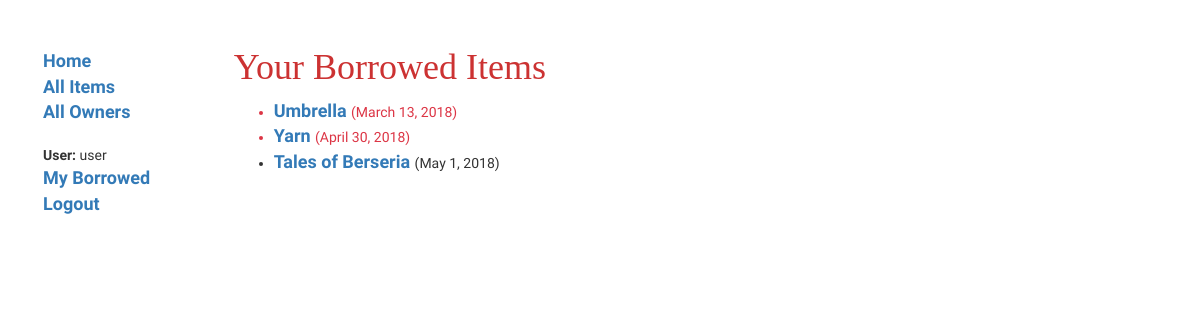
Page /catalog/myitems/ (signed in) on the earlier database version.
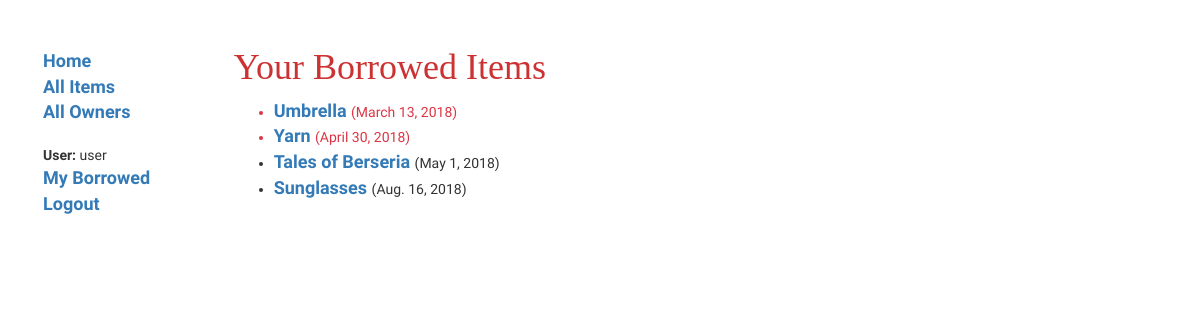
Same page on the later database version.
### catalog/models.py (models this page shows, shortened)
class ItemInstance(models.Model):
	id = models.UUIDField(primary_key=True, default=uuid.uuid4)
	item = models.ForeignKey('Item', on_delete=models.SET_NULL, null=True)
	due_back = models.DateField(null=True, blank=True)
	loan_status = (('o', 'On loan'),('a', 'Available'),('r', 'Reserved'))
	status = models.CharField(max_length=1, choices=loan_status, blank=True, default='a')
	borrower = models.ForeignKey(User, on_delete=models.SET_NULL, null=True, blank=True)
	class Meta:
		ordering = ["due_back"]
		permissions = (("can_mark_returned", "Set item as returned"),)
	@property #gets property
	def is_overdue(self):
		if self.due_back and date.today() > self.due_back:
			return True
		return False

class Item(models.Model):
	name = models.CharField(max_length=100)
	owner = models.ForeignKey('Owner', on_delete=models.SET_NULL, null=True) #1 item = 1 owner, 1 owner = many items
	summary = models.TextField(max_length=1000, help_text='Input description of the item')
	category = models.ManyToManyField(Category)
	def get_category(self):
		return ', '.join([category.name for category in self.category.all()[:3]])
	get_category.short_description = 'Category'

### catalog/views.py (the view)
# urls.py: path('myitems/', views.LoanedItemsListView.as_view(), name='my-borrowed'),
class LoanedItemsListView(LoginRequiredMixin,generic.ListView):
	model = ItemInstance
	template_name ='catalog/iteminstance_list_borrowed.html'
	def get_queryset(self):
		return ItemInstance.objects.filter(borrower=self.request.user).filter(status__exact='o').order_by('due_back')

### catalog/templates/catalog/iteminstance_list_borrowed.html
{% extends "base_generic.html" %}
{% block content %}
<h1>Your Borrowed Items</h1>
{% if iteminstance_list %}
<ul>
	{% for x in iteminstance_list %}
	<li class = "{% if x.is_overdue %}text-danger{% endif %}">
		<a href="{% url 'item-detail' x.item.pk %}">{{x.item.name}} </a> ({{ x.due_back }})
	</li>
	{%endfor%}
</ul>
{% else %}
<p>You have not borrowed anything.</p>
{% endif %}
{% endblock %}

Differences in the rows shown:
added ItemInstance: item.name "Sunglasses", due_back "Aug. 16, 2018"
